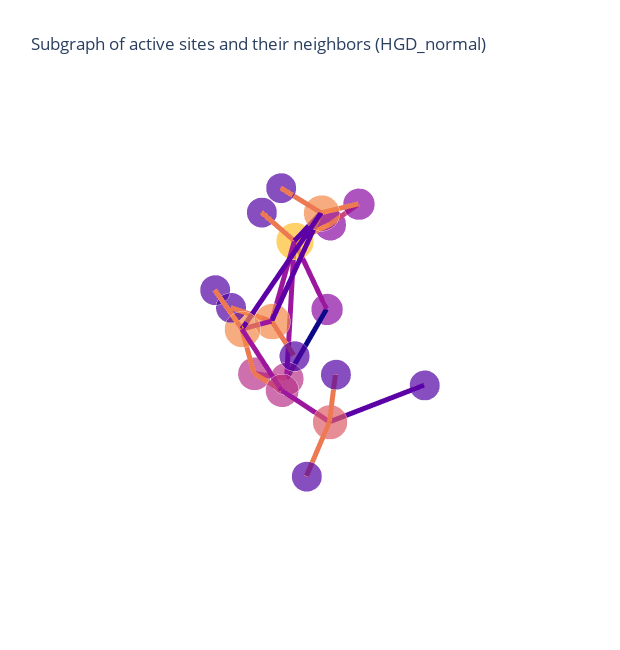
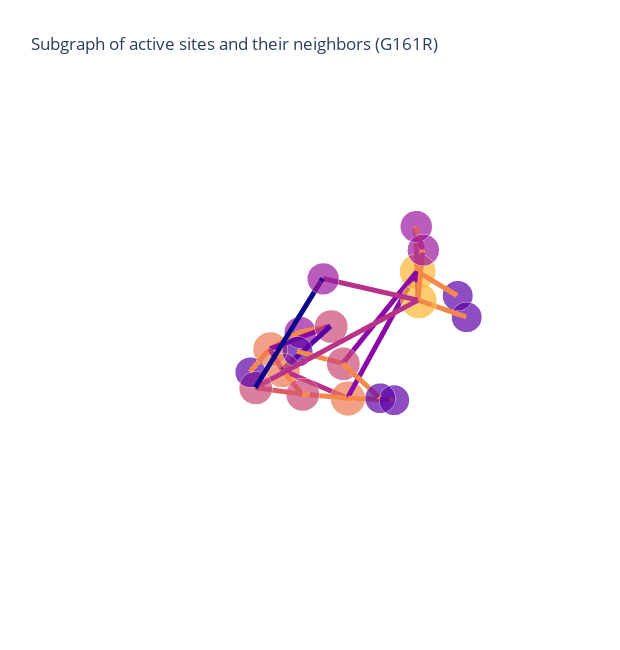
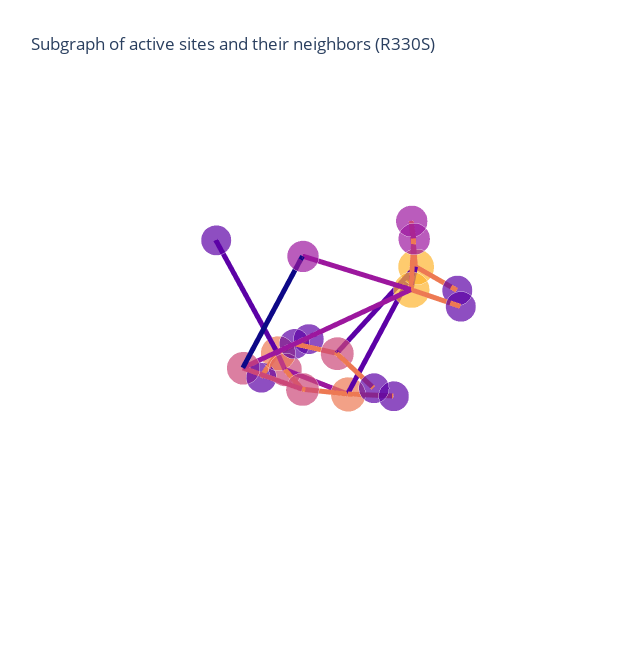
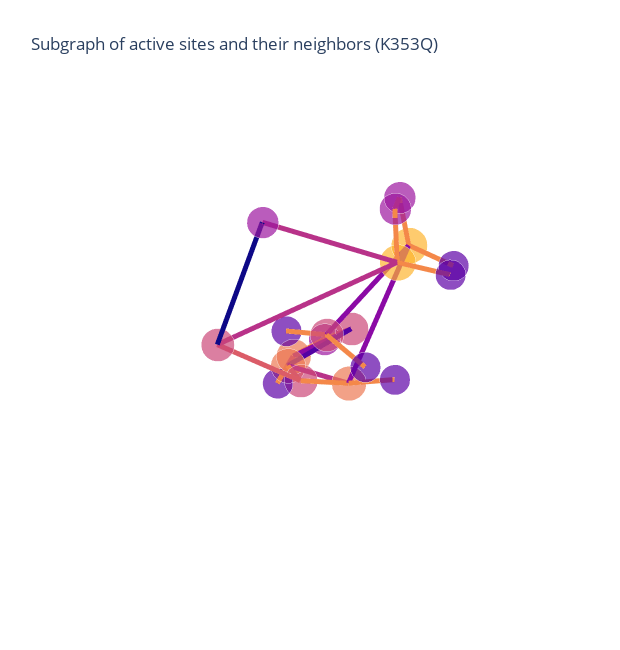

Write notebook code for charts like these, in order.
### Code cell
plot_graph(g_active, 'HGD_normal')
plot_graph(g_active_g161r, 'G161R')
plot_graph(g_active_r330s, 'R330S')


plot_graph(g_active_k353q, 'K353Q')
plot_graph(g_active_e401q, 'E401Q')
plot_graph(g_active_p332r, 'P332R')

### Figure 1 — Plotly figure (JSON) as saved in the notebook; plotly's stock layout.template omitted (floating-point values rounded to 4 significant figures; data arrays with more than 128 entries replaced by an {"elided": "..."} marker saying what was removed)
{"data": [{"hoverinfo": "text+x+y+z", "marker": {"color": [[0.3251, 0.006915, 0.6395, 1], [0.9555, 0.5331, 0.2855, 1], [0.7234, 0.1962, 0.539, 1], [0.3251, 0.006915, 0.6395, 1], [0.9555, 0.5331, 0.2855, 1], [0.9945, 0.7409, 0.1663, 1], [0.7234, 0.1962, 0.539, 1], [0.5462, 0.03895, 0.647, 1], [0.7234, 0.1962, 0.539, 1], [0.5462, 0.03895, 0.647, 1], [0.9555, 0.5331, 0.2855, 1], [0.8598, 0.3606, 0.4069, 1], [0.3251, 0.006915, 0.6395, 1], [0.3251, 0.006915, 0.6395, 1], [0.3251, 0.006915, 0.6395, 1], [0.3251, 0.006915, 0.6395, 1], [0.3251, 0.006915, 0.6395, 1], [0.5462, 0.03895, 0.647, 1], [0.3251, 0.006915, 0.6395, 1]], "opacity": 0.7, "size": [21, 25, 23, 21, 25, 26, 23, 22, 23, 22, 25, 24, 21, 21, 21, 21, 21, 22, 21], "symbol": "circle"}, "mode": "markers", "text": ["A:ARG:336", "A:HIS:335", "A:TRP:427", "A:ALA:293", "A:GLU:341", "A:HIS:365", "A:TYR:333", "A:LEU:364", "A:TYR:334", "A:TYR:423", "A:HIS:371", "A:HIS:292", "A:SER:366", "A:GLU:351", "A:ASP:291", "A:SER:340", "A:GLY:372", "A:PHE:342", "A:PRO:370"], "type": "scatter3d", "x": [18.04, 18.0, 11.01, 20.35, 8.956, 8.718, 18.66, 5.057, 18.26, 3.522, 13.42, 20.61, 9.894, 7.956, 23.96, 10.56, 14, 5.218, 15.36], "y": [-7.704, -4.606, -7.341, 7.447, -4.836, -8.297, 0.579, -7.471, -3.16, -9.095, -6.366, 7.304, -11.22, 6.28, 8.583, -7.847, -2.974, -4.093, -9.549], "z": [-13.78, -16.05, -26.77, -12.32, -9.17, -12.93, -18.8, -12.27, -19.55, -22.8, -18.32, -16.14, -10.76, -21.3, -17.51, -7.456, -19.98, -9.273, -17.48]}, {"hoverinfo": "text", "line": {"color": {"elided": "72x4 float values"}, "width": 10}, "mode": "lines", "text": ["peptide_bond", "peptide_bond", "peptide_bond", "aromatic", "aromatic", "aromatic", "peptide_bond", "peptide_bond", "peptide_bond", "aromatic", "aromatic", "aromatic", "ionic", "ionic", "ionic", "hydrophobic", "hydrophobic", "hydrophobic", "aromatic", "aromatic", "aromatic", "hydrophobic / aromatic", "hydrophobic / aromatic", "hydrophobic / aromatic", "peptide_bond", "peptide_bond", "peptide_bond", "peptide_bond", "peptide_bond", "peptide_bond", "ionic", "ionic", "ionic", "ionic", "ionic", "ionic", "peptide_bond", "peptide_bond", "peptide_bond", "peptide_bond", "peptide_bond", "peptide_bond", "aromatic", "aromatic", "aromatic", "aromatic", "aromatic", "aromatic", "peptide_bond", "peptide_bond", "peptide_bond", "aromatic", "aromatic", "aromatic", "peptide_bond", "peptide_bond", "peptide_bond", "hydrophobic", "hydrophobic", "hydrophobic", "peptide_bond", "peptide_bond", "peptide_bond", "peptide_bond", "peptide_bond", "peptide_bond", "peptide_bond", "peptide_bond", "peptide_bond", "ionic", "ionic", "ionic"], "type": "scatter3d", "x": [18.04, 18.0, null, 18.0, 18.66, null, 18.0, 18.26, null, 18.0, 13.42, null, 18.0, 8.956, null, 11.01, 18.26, null, 11.01, 8.718, null, 11.01, 3.522, null, 20.35, 20.61, null, 8.956, 10.56, null, 8.956, 13.42, null, 8.956, 8.718, null, 8.956, 5.218, null, 8.718, 5.057, null, 8.718, 13.42, null, 8.718, 3.522, null, 8.718, 9.894, null, 18.66, 20.61, null, 18.66, 18.26, null, 5.057, 5.218, null, 13.42, 15.36, null, 13.42, 14, null, 20.61, 23.96, null, 20.61, 7.956, null], "y": [-7.704, -4.606, null, -4.606, 0.579, null, -4.606, -3.16, null, -4.606, -6.366, null, -4.606, -4.836, null, -7.341, -3.16, null, -7.341, -8.297, null, -7.341, -9.095, null, 7.447, 7.304, null, -4.836, -7.847, null, -4.836, -6.366, null, -4.836, -8.297, null, -4.836, -4.093, null, -8.297, -7.471, null, -8.297, -6.366, null, -8.297, -9.095, null, -8.297, -11.22, null, 0.579, 7.304, null, 0.579, -3.16, null, -7.471, -4.093, null, -6.366, -9.549, null, -6.366, -2.974, null, 7.304, 8.583, null, 7.304, 6.28, null], "z": [-13.78, -16.05, null, -16.05, -18.8, null, -16.05, -19.55, null, -16.05, -18.32, null, -16.05, -9.17, null, -26.77, -19.55, null, -26.77, -12.93, null, -26.77, -22.8, null, -12.32, -16.14, null, -9.17, -7.456, null, -9.17, -18.32, null, -9.17, -12.93, null, -9.17, -9.273, null, -12.93, -12.27, null, -12.93, -18.32, null, -12.93, -22.8, null, -12.93, -10.76, null, -18.8, -16.14, null, -18.8, -19.55, null, -12.27, -9.273, null, -18.32, -17.48, null, -18.32, -19.98, null, -16.14, -17.51, null, -16.14, -21.3, null]}], "layout": {"height": 650, "margin": {"t": 100}, "scene": {"xaxis": {"showbackground": false, "showgrid": false, "showline": false, "showticklabels": false, "title": {"text": ""}, "zeroline": false}, "yaxis": {"showbackground": false, "showgrid": false, "showline": false, "showticklabels": false, "title": {"text": ""}, "zeroline": false}, "zaxis": {"showbackground": false, "showgrid": false, "showline": false, "showticklabels": false, "title": {"text": ""}, "zeroline": false}}, "showlegend": false, "title": {"text": "Subgraph of active sites and their neighbors (HGD_normal)"}, "width": 620}}

### Figure 2 — Plotly figure (JSON) as saved in the notebook; plotly's stock layout.template omitted (floating-point values rounded to 4 significant figures; data arrays with more than 128 entries replaced by an {"elided": "..."} marker saying what was removed)
{"data": [{"hoverinfo": "text+x+y+z", "marker": {"color": [[0.3626, 0.003243, 0.6492, 1], [0.9283, 0.473, 0.3261, 1], [0.7982, 0.2802, 0.4695, 1], [0.7982, 0.2802, 0.4695, 1], [0.6107, 0.0902, 0.62, 1], [0.9938, 0.7047, 0.183, 1], [0.9938, 0.7047, 0.183, 1], [0.9283, 0.473, 0.3261, 1], [0.6107, 0.0902, 0.62, 1], [0.7982, 0.2802, 0.4695, 1], [0.6107, 0.0902, 0.62, 1], [0.7982, 0.2802, 0.4695, 1], [0.9283, 0.473, 0.3261, 1], [0.3626, 0.003243, 0.6492, 1], [0.3626, 0.003243, 0.6492, 1], [0.3626, 0.003243, 0.6492, 1], [0.3626, 0.003243, 0.6492, 1], [0.6107, 0.0902, 0.62, 1], [0.3626, 0.003243, 0.6492, 1]], "opacity": 0.7, "size": [21, 24, 23, 23, 22, 25, 25, 24, 22, 23, 22, 23, 24, 21, 21, 21, 21, 22, 21], "symbol": "circle"}, "mode": "markers", "text": ["A:ARG:336", "A:HIS:335", "A:ASP:294", "A:TRP:427", "A:ALA:293", "A:GLU:341", "A:HIS:365", "A:TYR:333", "A:LEU:364", "A:TYR:334", "A:TYR:423", "A:HIS:371", "A:HIS:292", "A:SER:366", "A:ASP:291", "A:SER:340", "A:GLY:372", "A:PHE:342", "A:PRO:370"], "type": "scatter3d", "x": [15.34, 17.45, 10.23, 27.69, 11.48, 9.844, 13.86, 19.19, 13.07, 20.34, 23.8, 19.45, 15.25, 11.74, 16.73, 8.297, 20.61, 9.805, 18.69], "y": [8.234, 5.113, -3.59, 6.074, -6.742, 5.379, 8.383, -0.935, 7.73, 2.727, 8.117, 6.172, -7.152, 11.32, -8.758, 8.461, 2.482, 4.738, 9.25], "z": [-17.97, -18.41, -18.91, -10.5, -20.56, -9.367, -9.039, -17.88, -5.453, -17.66, -3.336, -13.07, -20.95, -10.13, -23.98, -11, -13.29, -5.648, -15.02]}, {"hoverinfo": "text", "line": {"color": {"elided": "72x4 float values"}, "width": 10}, "mode": "lines", "text": ["peptide_bond", "peptide_bond", "peptide_bond", "aromatic", "aromatic", "aromatic", "peptide_bond", "peptide_bond", "peptide_bond", "ionic", "ionic", "ionic", "ionic", "ionic", "ionic", "peptide_bond", "peptide_bond", "peptide_bond", "hbond", "hbond", "hbond", "hydrophobic", "hydrophobic", "hydrophobic", "aromatic", "aromatic", "aromatic", "hydrophobic / aromatic", "hydrophobic / aromatic", "hydrophobic / aromatic", "peptide_bond", "peptide_bond", "peptide_bond", "peptide_bond", "peptide_bond", "peptide_bond", "ionic", "ionic", "ionic", "ionic", "ionic", "ionic", "peptide_bond", "peptide_bond", "peptide_bond", "peptide_bond", "peptide_bond", "peptide_bond", "aromatic", "aromatic", "aromatic", "peptide_bond", "peptide_bond", "peptide_bond", "aromatic", "aromatic", "aromatic", "peptide_bond", "peptide_bond", "peptide_bond", "hydrophobic", "hydrophobic", "hydrophobic", "peptide_bond", "peptide_bond", "peptide_bond", "peptide_bond", "peptide_bond", "peptide_bond", "peptide_bond", "peptide_bond", "peptide_bond"], "type": "scatter3d", "x": [15.34, 17.45, null, 17.45, 19.19, null, 17.45, 20.34, null, 17.45, 9.844, null, 10.23, 15.25, null, 10.23, 11.48, null, 10.23, 19.19, null, 27.69, 20.34, null, 27.69, 13.86, null, 27.69, 23.8, null, 11.48, 15.25, null, 9.844, 8.297, null, 9.844, 19.45, null, 9.844, 13.86, null, 9.844, 9.805, null, 13.86, 13.07, null, 13.86, 23.8, null, 13.86, 11.74, null, 19.19, 15.25, null, 19.19, 20.34, null, 13.07, 9.805, null, 19.45, 18.69, null, 19.45, 20.61, null, 15.25, 16.73, null], "y": [8.234, 5.113, null, 5.113, -0.935, null, 5.113, 2.727, null, 5.113, 5.379, null, -3.59, -7.152, null, -3.59, -6.742, null, -3.59, -0.935, null, 6.074, 2.727, null, 6.074, 8.383, null, 6.074, 8.117, null, -6.742, -7.152, null, 5.379, 8.461, null, 5.379, 6.172, null, 5.379, 8.383, null, 5.379, 4.738, null, 8.383, 7.73, null, 8.383, 8.117, null, 8.383, 11.32, null, -0.935, -7.152, null, -0.935, 2.727, null, 7.73, 4.738, null, 6.172, 9.25, null, 6.172, 2.482, null, -7.152, -8.758, null], "z": [-17.97, -18.41, null, -18.41, -17.88, null, -18.41, -17.66, null, -18.41, -9.367, null, -18.91, -20.95, null, -18.91, -20.56, null, -18.91, -17.88, null, -10.5, -17.66, null, -10.5, -9.039, null, -10.5, -3.336, null, -20.56, -20.95, null, -9.367, -11, null, -9.367, -13.07, null, -9.367, -9.039, null, -9.367, -5.648, null, -9.039, -5.453, null, -9.039, -3.336, null, -9.039, -10.13, null, -17.88, -20.95, null, -17.88, -17.66, null, -5.453, -5.648, null, -13.07, -15.02, null, -13.07, -13.29, null, -20.95, -23.98, null]}], "layout": {"height": 650, "margin": {"t": 100}, "scene": {"xaxis": {"showbackground": false, "showgrid": false, "showline": false, "showticklabels": false, "title": {"text": ""}, "zeroline": false}, "yaxis": {"showbackground": false, "showgrid": false, "showline": false, "showticklabels": false, "title": {"text": ""}, "zeroline": false}, "zaxis": {"showbackground": false, "showgrid": false, "showline": false, "showticklabels": false, "title": {"text": ""}, "zeroline": false}}, "showlegend": false, "title": {"text": "Subgraph of active sites and their neighbors (G161R)"}, "width": 620}}

### Figure 3 — Plotly figure (JSON) as saved in the notebook; plotly's stock layout.template omitted (floating-point values rounded to 4 significant figures; data arrays with more than 128 entries replaced by an {"elided": "..."} marker saying what was removed)
{"data": [{"hoverinfo": "text+x+y+z", "marker": {"color": [[0.3626, 0.003243, 0.6492, 1], [0.9283, 0.473, 0.3261, 1], [0.7982, 0.2802, 0.4695, 1], [0.3626, 0.003243, 0.6492, 1], [0.9938, 0.7047, 0.183, 1], [0.9938, 0.7047, 0.183, 1], [0.7982, 0.2802, 0.4695, 1], [0.6107, 0.0902, 0.62, 1], [0.7982, 0.2802, 0.4695, 1], [0.6107, 0.0902, 0.62, 1], [0.7982, 0.2802, 0.4695, 1], [0.9283, 0.473, 0.3261, 1], [0.3626, 0.003243, 0.6492, 1], [0.3626, 0.003243, 0.6492, 1], [0.3626, 0.003243, 0.6492, 1], [0.3626, 0.003243, 0.6492, 1], [0.3626, 0.003243, 0.6492, 1], [0.6107, 0.0902, 0.62, 1], [0.3626, 0.003243, 0.6492, 1]], "opacity": 0.7, "size": [21, 24, 23, 21, 25, 25, 23, 22, 23, 22, 23, 24, 21, 21, 21, 21, 21, 22, 21], "symbol": "circle"}, "mode": "markers", "text": ["A:ARG:336", "A:HIS:335", "A:TRP:427", "A:ALA:293", "A:GLU:341", "A:HIS:365", "A:TYR:333", "A:LEU:364", "A:TYR:334", "A:TYR:423", "A:HIS:371", "A:HIS:292", "A:SER:366", "A:GLU:351", "A:ASP:291", "A:SER:340", "A:GLY:372", "A:PHE:342", "A:PRO:370"], "type": "scatter3d", "x": [16.5, 18.31, 28.33, 11.77, 10.57, 14.78, 19.64, 13.86, 20.98, 24.47, 20.25, 15.54, 12.97, 20.36, 16.8, 9.328, 21.12, 10.39, 19.8], "y": [8.922, 5.648, 5.137, -5.543, 5.664, 8.266, -0.524, 7.371, 3.004, 6.789, 6.023, -6.152, 11.47, -7.906, -7.512, 9.008, 2.303, 4.637, 9.336], "z": [-16.67, -17.38, -9.258, -20.75, -8.453, -7.766, -17.53, -4.273, -16.83, -2.006, -11.92, -20.92, -8.602, -7.375, -24.16, -9.797, -12.5, -4.844, -13.58]}, {"hoverinfo": "text", "line": {"color": {"elided": "66x4 float values"}, "width": 10}, "mode": "lines", "text": ["peptide_bond", "peptide_bond", "peptide_bond", "aromatic", "aromatic", "aromatic", "peptide_bond", "peptide_bond", "peptide_bond", "ionic", "ionic", "ionic", "hydrophobic", "hydrophobic", "hydrophobic", "aromatic", "aromatic", "aromatic", "hydrophobic / aromatic", "hydrophobic / aromatic", "hydrophobic / aromatic", "peptide_bond", "peptide_bond", "peptide_bond", "peptide_bond", "peptide_bond", "peptide_bond", "ionic", "ionic", "ionic", "ionic", "ionic", "ionic", "peptide_bond", "peptide_bond", "peptide_bond", "peptide_bond", "peptide_bond", "peptide_bond", "aromatic", "aromatic", "aromatic", "peptide_bond", "peptide_bond", "peptide_bond", "aromatic", "aromatic", "aromatic", "peptide_bond", "peptide_bond", "peptide_bond", "hydrophobic", "hydrophobic", "hydrophobic", "peptide_bond", "peptide_bond", "peptide_bond", "peptide_bond", "peptide_bond", "peptide_bond", "peptide_bond", "peptide_bond", "peptide_bond", "ionic", "ionic", "ionic"], "type": "scatter3d", "x": [16.5, 18.31, null, 18.31, 19.64, null, 18.31, 20.98, null, 18.31, 10.57, null, 28.33, 20.98, null, 28.33, 14.78, null, 28.33, 24.47, null, 11.77, 15.54, null, 10.57, 9.328, null, 10.57, 20.25, null, 10.57, 14.78, null, 10.57, 10.39, null, 14.78, 13.86, null, 14.78, 24.47, null, 14.78, 12.97, null, 19.64, 15.54, null, 19.64, 20.98, null, 13.86, 10.39, null, 20.25, 19.8, null, 20.25, 21.12, null, 15.54, 16.8, null, 15.54, 20.36, null], "y": [8.922, 5.648, null, 5.648, -0.524, null, 5.648, 3.004, null, 5.648, 5.664, null, 5.137, 3.004, null, 5.137, 8.266, null, 5.137, 6.789, null, -5.543, -6.152, null, 5.664, 9.008, null, 5.664, 6.023, null, 5.664, 8.266, null, 5.664, 4.637, null, 8.266, 7.371, null, 8.266, 6.789, null, 8.266, 11.47, null, -0.524, -6.152, null, -0.524, 3.004, null, 7.371, 4.637, null, 6.023, 9.336, null, 6.023, 2.303, null, -6.152, -7.512, null, -6.152, -7.906, null], "z": [-16.67, -17.38, null, -17.38, -17.53, null, -17.38, -16.83, null, -17.38, -8.453, null, -9.258, -16.83, null, -9.258, -7.766, null, -9.258, -2.006, null, -20.75, -20.92, null, -8.453, -9.797, null, -8.453, -11.92, null, -8.453, -7.766, null, -8.453, -4.844, null, -7.766, -4.273, null, -7.766, -2.006, null, -7.766, -8.602, null, -17.53, -20.92, null, -17.53, -16.83, null, -4.273, -4.844, null, -11.92, -13.58, null, -11.92, -12.5, null, -20.92, -24.16, null, -20.92, -7.375, null]}], "layout": {"height": 650, "margin": {"t": 100}, "scene": {"xaxis": {"showbackground": false, "showgrid": false, "showline": false, "showticklabels": false, "title": {"text": ""}, "zeroline": false}, "yaxis": {"showbackground": false, "showgrid": false, "showline": false, "showticklabels": false, "title": {"text": ""}, "zeroline": false}, "zaxis": {"showbackground": false, "showgrid": false, "showline": false, "showticklabels": false, "title": {"text": ""}, "zeroline": false}}, "showlegend": false, "title": {"text": "Subgraph of active sites and their neighbors (R330S)"}, "width": 620}}

### Figure 4 — Plotly figure (JSON) as saved in the notebook; plotly's stock layout.template omitted (floating-point values rounded to 4 significant figures; data arrays with more than 128 entries replaced by an {"elided": "..."} marker saying what was removed)
{"data": [{"hoverinfo": "text+x+y+z", "marker": {"color": [[0.3626, 0.003243, 0.6492, 1], [0.9283, 0.473, 0.3261, 1], [0.7982, 0.2802, 0.4695, 1], [0.7982, 0.2802, 0.4695, 1], [0.6107, 0.0902, 0.62, 1], [0.9938, 0.7047, 0.183, 1], [0.9938, 0.7047, 0.183, 1], [0.9283, 0.473, 0.3261, 1], [0.6107, 0.0902, 0.62, 1], [0.7982, 0.2802, 0.4695, 1], [0.6107, 0.0902, 0.62, 1], [0.7982, 0.2802, 0.4695, 1], [0.9283, 0.473, 0.3261, 1], [0.3626, 0.003243, 0.6492, 1], [0.3626, 0.003243, 0.6492, 1], [0.3626, 0.003243, 0.6492, 1], [0.3626, 0.003243, 0.6492, 1], [0.6107, 0.0902, 0.62, 1], [0.3626, 0.003243, 0.6492, 1]], "opacity": 0.7, "size": [21, 24, 23, 23, 22, 25, 25, 24, 22, 23, 22, 23, 24, 21, 21, 21, 21, 22, 21], "symbol": "circle"}, "mode": "markers", "text": ["A:ARG:336", "A:HIS:335", "A:ASP:294", "A:TRP:427", "A:ALA:293", "A:GLU:341", "A:HIS:365", "A:TYR:333", "A:LEU:364", "A:TYR:334", "A:TYR:423", "A:HIS:371", "A:HIS:292", "A:SER:366", "A:ASP:291", "A:SER:340", "A:GLY:372", "A:PHE:342", "A:PRO:370"], "type": "scatter3d", "x": [16.75, 18.36, 9.773, 28.45, 10.6, 10.73, 15.14, 19.25, 14.2, 20.88, 24.86, 20.36, 14.29, 13.55, 15.63, 9.734, 20.98, 10.52, 20.12], "y": [10.25, 7.059, -0.117, 4.492, -2.971, 6.121, 8.297, 0.927, 6.984, 4.191, 5.273, 6.426, -3.693, 11.7, -4.727, 9.695, 2.779, 4.629, 9.969], "z": [-15.41, -16.72, -19.17, -9.031, -21.47, -7.68, -6.719, -17.88, -3.355, -16.67, -1.548, -11.34, -22.03, -6.996, -25.38, -8.5, -12.49, -4.211, -12.45]}, {"hoverinfo": "text", "line": {"color": {"elided": "72x4 float values"}, "width": 10}, "mode": "lines", "text": ["peptide_bond", "peptide_bond", "peptide_bond", "aromatic", "aromatic", "aromatic", "peptide_bond", "peptide_bond", "peptide_bond", "ionic", "ionic", "ionic", "ionic", "ionic", "ionic", "peptide_bond", "peptide_bond", "peptide_bond", "hbond", "hbond", "hbond", "hydrophobic", "hydrophobic", "hydrophobic", "aromatic", "aromatic", "aromatic", "hydrophobic / aromatic", "hydrophobic / aromatic", "hydrophobic / aromatic", "peptide_bond", "peptide_bond", "peptide_bond", "peptide_bond", "peptide_bond", "peptide_bond", "ionic", "ionic", "ionic", "ionic", "ionic", "ionic", "peptide_bond", "peptide_bond", "peptide_bond", "peptide_bond", "peptide_bond", "peptide_bond", "aromatic", "aromatic", "aromatic", "peptide_bond", "peptide_bond", "peptide_bond", "aromatic", "aromatic", "aromatic", "peptide_bond", "peptide_bond", "peptide_bond", "hydrophobic", "hydrophobic", "hydrophobic", "peptide_bond", "peptide_bond", "peptide_bond", "peptide_bond", "peptide_bond", "peptide_bond", "peptide_bond", "peptide_bond", "peptide_bond"], "type": "scatter3d", "x": [16.75, 18.36, null, 18.36, 19.25, null, 18.36, 20.88, null, 18.36, 10.73, null, 9.773, 14.29, null, 9.773, 10.6, null, 9.773, 19.25, null, 28.45, 20.88, null, 28.45, 15.14, null, 28.45, 24.86, null, 10.6, 14.29, null, 10.73, 9.734, null, 10.73, 20.36, null, 10.73, 15.14, null, 10.73, 10.52, null, 15.14, 14.2, null, 15.14, 24.86, null, 15.14, 13.55, null, 19.25, 14.29, null, 19.25, 20.88, null, 14.2, 10.52, null, 20.36, 20.12, null, 20.36, 20.98, null, 14.29, 15.63, null], "y": [10.25, 7.059, null, 7.059, 0.927, null, 7.059, 4.191, null, 7.059, 6.121, null, -0.117, -3.693, null, -0.117, -2.971, null, -0.117, 0.927, null, 4.492, 4.191, null, 4.492, 8.297, null, 4.492, 5.273, null, -2.971, -3.693, null, 6.121, 9.695, null, 6.121, 6.426, null, 6.121, 8.297, null, 6.121, 4.629, null, 8.297, 6.984, null, 8.297, 5.273, null, 8.297, 11.7, null, 0.927, -3.693, null, 0.927, 4.191, null, 6.984, 4.629, null, 6.426, 9.969, null, 6.426, 2.779, null, -3.693, -4.727, null], "z": [-15.41, -16.72, null, -16.72, -17.88, null, -16.72, -16.67, null, -16.72, -7.68, null, -19.17, -22.03, null, -19.17, -21.47, null, -19.17, -17.88, null, -9.031, -16.67, null, -9.031, -6.719, null, -9.031, -1.548, null, -21.47, -22.03, null, -7.68, -8.5, null, -7.68, -11.34, null, -7.68, -6.719, null, -7.68, -4.211, null, -6.719, -3.355, null, -6.719, -1.548, null, -6.719, -6.996, null, -17.88, -22.03, null, -17.88, -16.67, null, -3.355, -4.211, null, -11.34, -12.45, null, -11.34, -12.49, null, -22.03, -25.38, null]}], "layout": {"height": 650, "margin": {"t": 100}, "scene": {"xaxis": {"showbackground": false, "showgrid": false, "showline": false, "showticklabels": false, "title": {"text": ""}, "zeroline": false}, "yaxis": {"showbackground": false, "showgrid": false, "showline": false, "showticklabels": false, "title": {"text": ""}, "zeroline": false}, "zaxis": {"showbackground": false, "showgrid": false, "showline": false, "showticklabels": false, "title": {"text": ""}, "zeroline": false}}, "showlegend": false, "title": {"text": "Subgraph of active sites and their neighbors (K353Q)"}, "width": 620}}
